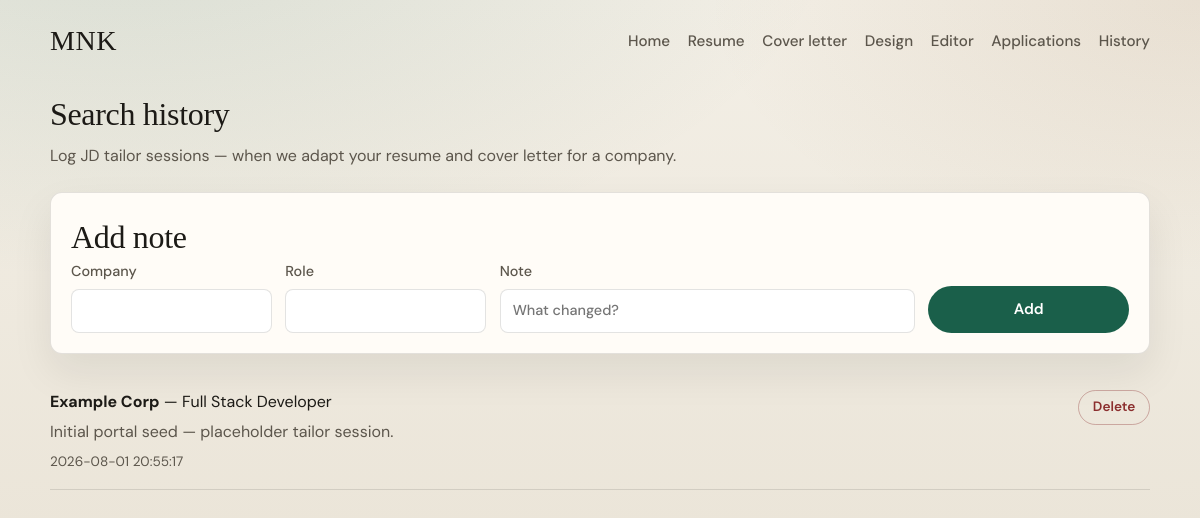
The page /history.php on the database its author committed.
### tables this page shows
CREATE TABLE search_history (
  id INT UNSIGNED NOT NULL AUTO_INCREMENT PRIMARY KEY,
  company VARCHAR(160) NOT NULL DEFAULT '',
  role VARCHAR(200) NOT NULL DEFAULT '',
  note TEXT NULL,
  created_at TIMESTAMP NOT NULL DEFAULT CURRENT_TIMESTAMP
);

### src/Db.php (called while the page is built, shortened)
<?php
final class Db
{
    private static ?PDO $pdo = null;
    public static function pdo(): PDO
    {
        if (self::$pdo instanceof PDO) {
            return self::$pdo;
        }
        $url = getenv('DATABASE_URL') ?: '';
        $parts = parse_url($url);
        $dbName = ltrim($parts['path'], '/');
        $host = $parts['host'];
        $port = $parts['port'] ?? 3306;
        $user = $parts['user'] ?? 'db';
        $pass = $parts['pass'] ?? 'db';
        $dsn = sprintf('mysql:host=%s;port=%d;dbname=%s;charset=utf8mb4', $host, $port, $dbName);
        self::$pdo = new PDO($dsn, $user, $pass, [
            PDO::ATTR_ERRMODE => PDO::ERRMODE_EXCEPTION,
            PDO::ATTR_DEFAULT_FETCH_MODE => PDO::FETCH_ASSOC,
            PDO::ATTR_EMULATE_PREPARES => false,
        ]);
        return self::$pdo;
    }
}

### src/App.php (called while the page is built, shortened)
<?php
final class App
{
    public static function searchHistory(int $limit = 50): array
    {
        $stmt = Db::pdo()->prepare(
            'SELECT * FROM search_history ORDER BY created_at DESC, id DESC LIMIT ?'
        );
        $stmt->bindValue(1, $limit, PDO::PARAM_INT);
        $stmt->execute();
        return $stmt->fetchAll();
    }
    public static function e(?string $value): string
    {
        return htmlspecialchars((string) $value, ENT_QUOTES | ENT_SUBSTITUTE, 'UTF-8');
    }
}

### public/history.php (the view, shortened to what this page needs)
<?php
require_once dirname(__DIR__) . '/src/layout.php';
$history = App::searchHistory(100);
?>
<main class="page-wide">
  <header class="page-head">
    <h1>Search history</h1>
    <p>Log JD tailor sessions — when we adapt your resume and cover letter for a company.</p>
  </header>
  <section class="editor-block">
    <h2>Add note</h2>
    <form method="post" class="form form-row">
      <label>Company <input type="text" name="company"></label>
      <label>Role <input type="text" name="role"></label>
      <label class="grow">Note <input type="text" name="note" placeholder="What changed?"></label>
      <button type="submit" class="btn btn-primary">Add</button>
    </form>
  </section>
  <?php if (!$history): ?>
    <p class="empty">No tailor history yet. Paste a JD in chat and I’ll log the session here.</p>
  <?php else: ?>
    <ul class="history-list">
      <?php foreach ($history as $row): ?>
        <li>
          <div>
            <strong><?= App::e($row['company'] !== '' ? $row['company'] : 'Untitled') ?></strong>
            <?php if ($row['role'] !== ''): ?>
              <span> — <?= App::e($row['role']) ?></span>
            <?php endif; ?>
            <?php if ($row['note']): ?>
              <p><?= App::e($row['note']) ?></p>
            <?php endif; ?>
            <time><?= App::e($row['created_at']) ?></time>
          </div>
          <form method="post" onsubmit="return confirm('Delete this entry?');">
            <button type="submit" class="btn btn-small btn-danger">Delete</button>
          </form>
        </li>
      <?php endforeach; ?>
    </ul>
  <?php endif; ?>
</main>

### public/assets/css/app.css (style rules this page uses)
:root { --bg: #f3efe6; --bg-deep: #e7e0d2; --ink: #1c1a16; --muted: #5c564c; --line: rgba(28, 26, 22, 0.12); --paper: #fffcf7; --accent: #1a5f4a; --accent-ink: #fff; --danger: #8b2e2e; --radius: 12px; --font: "DM Sans", system-ui, sans-serif; --display: "Instrument Serif", Georgia, serif; --shadow: 0 18px 40px rgba(28, 26, 22, 0.08); }
*, *::before, *::after { box-sizing: border-box; }
html { scroll-behavior: smooth; }
body { margin: 0; min-height: 100vh; font-family: var(--font); color: var(--ink); background: radial-gradient(1200px 600px at 10% -10%, rgba(26, 95, 74, 0.12), transparent 60%), radial-gradient(900px 500px at 100% 0%, rgba(140, 90, 40, 0.1), transparent 55%), linear-gradient(180deg, var(--bg) 0%, var(--bg-deep) 100%); line-height: 1.5; }
.btn { display: inline-flex; align-items: center; justify-content: center; gap: 0.4rem; border: 1px solid transparent; border-radius: 999px; padding: 0.7rem 1.2rem; font: inherit; font-weight: 600; font-size: 0.95rem; cursor: pointer; text-decoration: none; transition: transform 0.15s ease, background 0.15s ease, color 0.15s ease; }
.btn-primary { background: var(--accent); color: var(--accent-ink); }
.btn-small { padding: 0.4rem 0.85rem; font-size: 0.85rem; }
.btn-danger { background: transparent; color: var(--danger); border-color: color-mix(in srgb, var(--danger) 35%, transparent); }
.apps-panel-head h2, .page-head h1, .editor-block h2 { margin: 0; font-family: var(--display); font-weight: 400; font-size: 2rem; letter-spacing: -0.01em; }
.page-head { margin-bottom: 1.5rem; }
.page-head p { margin: 0.4rem 0 0; color: var(--muted); }
.page-wide { width: 100%; }
.editor-block { background: var(--paper); border: 1px solid var(--line); border-radius: var(--radius); padding: 1.25rem; margin-bottom: 1.25rem; box-shadow: var(--shadow); }
.form { display: grid; gap: 0.85rem; }
.form label, .form fieldset { display: grid; gap: 0.35rem; font-size: 0.9rem; font-weight: 500; color: var(--muted); }
.form input, .form select, .form textarea { width: 100%; border: 1px solid var(--line); border-radius: 8px; padding: 0.65rem 0.75rem; font: inherit; color: var(--ink); background: #fff; }
.form-row { grid-template-columns: repeat(auto-fit, minmax(140px, 1fr)); align-items: end; }
.form-row .grow { grid-column: span 2; }
.grow { min-width: 0; }
.history-list { list-style: none; margin: 0; padding: 0; }
.history-list li { display: flex; justify-content: space-between; gap: 1rem; padding: 1rem 0; border-bottom: 1px solid var(--line); }
.history-list p { margin: 0.35rem 0; color: var(--muted); }
.history-list time { font-size: 0.85rem; color: var(--muted); }

### rows shown on the page
search_history: company "Example Corp", role "Full Stack Developer", note "Initial portal seed — placeholder tailor session.", created_at "2026-08-01 20:55:17"
